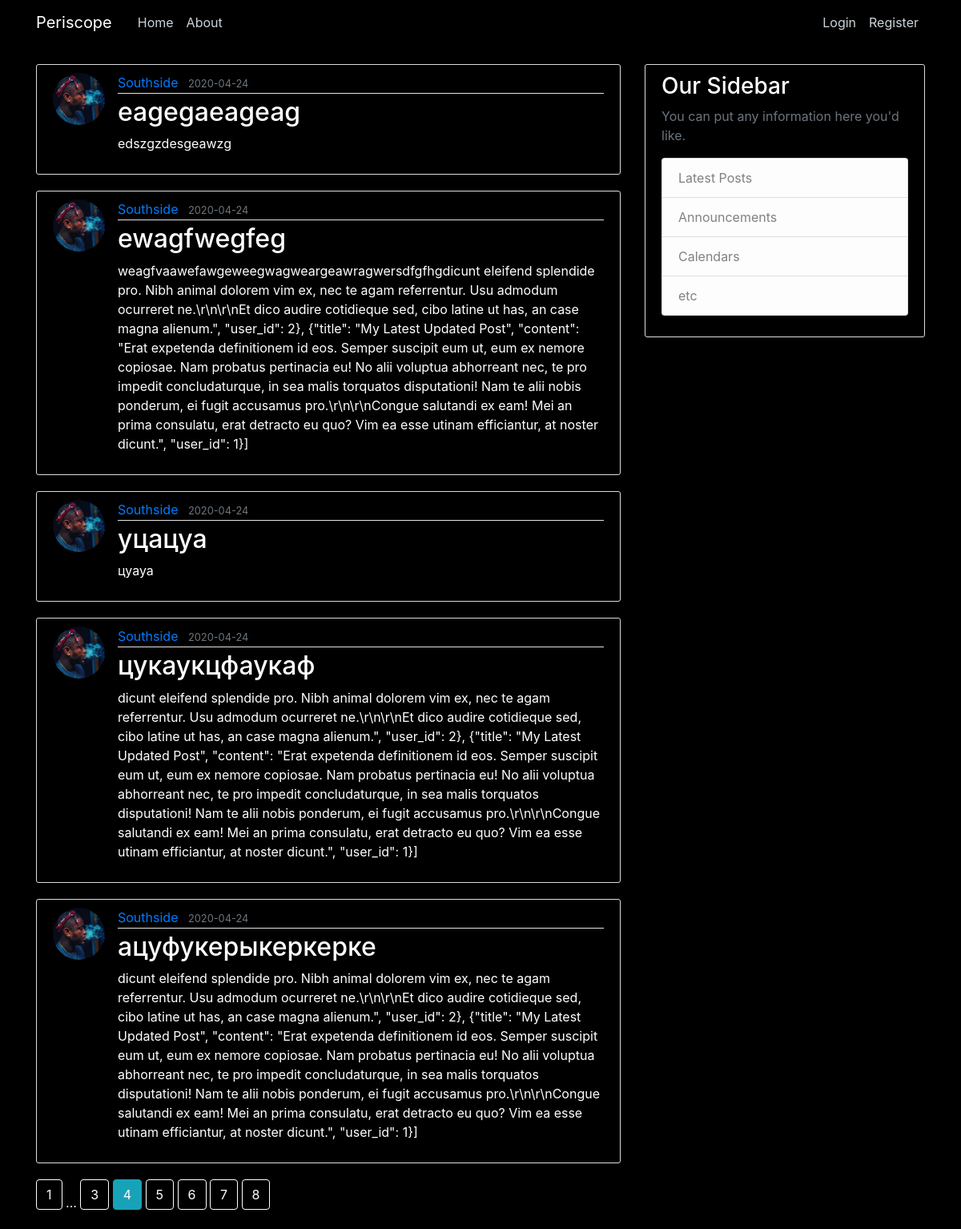
The app's page /home/?page=4 with its own data.
### flaskblog/models.py (models this page shows, shortened)
class PostModel(db.Model):
    __tablename__ = 'posts'
    id = db.Column(db.Integer, primary_key=True)
    title = db.Column(db.String(100), nullable=False)
    date_posted = db.Column(db.DateTime, nullable=False, default=datetime.utcnow())
    content = db.Column(db.Text, nullable=False)
    user_id = db.Column(db.Integer, db.ForeignKey('users.id'), nullable=False
                        )

class UserModel(db.Model, UserMixin):
    __tablename__ = 'users'
    id = db.Column(db.Integer, primary_key=True)
    username = db.Column(db.String(20), unique=True, nullable=False)
    email = db.Column(db.String(120), unique=True, nullable=False)
    image_file = db.Column(db.String(20), default='default.jpg')
    password = db.Column(db.String(60), nullable=False)
    posts = db.relationship('PostModel', backref='author', lazy=True)

### flaskblog/main/routes.py (the view)
@main.route('/')
@main.route('/home/')
def home():
    page = request.args.get('page', 1, type=int)
    posts = PostModel.query.order_by(PostModel.date_posted.desc()).paginate(per_page=5, page=page)
    return render_template('home.html', posts=posts)

### flaskblog/templates/home.html
{% extends "layout.html" %}
{% block content %}
    {% for post in posts.items %}
        <article class="media content-section">
            <img class="rounded-circle article-img" src="{{ url_for('static', filename='profile_pics/' + post.author.image_file) }}">
            <div class="media-body">
            <div class="article-metadata">
                <a class="mr-2" href="{{ url_for('users.user_post', username=post.author.username) }}">{{ post.author.username }}</a>
                <small class="text-muted">{{ post.date_posted.strftime('%Y-%m-%d') }}</small>
            </div>
            <h2><a class="article-title" href="{{ url_for('posts.post', post_id=post.id) }}">{{ post.title }}</a></h2>
            <p class="article-content">{{ post.content }}</p>
            </div>
        </article>
    {% endfor %}
    {% for page_num in posts.iter_pages(left_edge=1, right_edge=1, left_current=1, right_current=5) %}
        {% if page_num %}
            {% if posts.page == page_num %}
                    <a class="btn btn-info mb-4" href="{{ url_for('main.home', page=page_num) }}" >{{ page_num }}</a>
                {% else %}
                    <a style="color:white;  border-color: white;" class="btn btn-outline-info mb-4" href="{{ url_for('main.home', page=page_num) }}">{{ page_num }}</a>
                {% endif %}
        {% else %}
            ...
        {% endif %}
    {% endfor %}
{% endblock %}

### flaskblog/static/main.css (style rules this page uses)
body { background: black; color: white; margin-top: 5rem; }
h1, h2, h3, h4, h5, h6 { color: white; }
.content-section { background: black; padding: 10px 20px; border: 1px solid #dddddd; border-radius: 3px; margin-bottom: 20px; }
.article-title { color: white; }
.article-content { white-space: pre-line; }
.article-img { height: 65px; width: 65px; margin-right: 16px; }
.article-metadata { padding-bottom: 1px; margin-bottom: 4px; border-bottom: 1px solid #e3e3e3 }

### records on screen
PostModel: image_file (picture), author.username "Southside", date_posted "2020-04-24", title "eagegaeageag", content "edszgzdesgeawzg"
PostModel: image_file (picture), author.username "Southside", date_posted "2020-04-24", title "ewagfwegfeg", content "weagfvaawefawgeweegwagweargeawragwersdfgfhgdicunt eleifend splendide pro. Nibh animal dolorem vim ex, nec te agam referrentur. Usu admodum ocurreret ne.\\r\\n\\r\\nEt dico audire cotidieque sed, cibo latine ut has, an case magna alienum.\", \"user_id\": 2}, {\"title\": \"My Latest Updated Post\", \"content\": \"Erat expetenda definitionem id eos. Semper suscipit eum ut, eum ex nemore copiosae. Nam probatus pertinacia eu! No alii voluptua abhorreant nec, te pro impedit concludaturque, in sea malis torquatos disputationi! Nam te alii nobis ponderum, ei fugit accusamus pro.\\r\\n\\r\\nCongue salutandi ex eam! Mei an prima consulatu, erat detracto eu quo? Vim ea esse utinam efficiantur, at noster dicunt.\",…"
PostModel: image_file (picture), author.username "Southside", date_posted "2020-04-24", title "уцацуа", content "цуауа"
PostModel: image_file (picture), author.username "Southside", date_posted "2020-04-24", title "цукаукцфаукаф", content "dicunt eleifend splendide pro. Nibh animal dolorem vim ex, nec te agam referrentur. Usu admodum ocurreret ne.\\r\\n\\r\\nEt dico audire cotidieque sed, cibo latine ut has, an case magna alienum.\", \"user_id\": 2}, {\"title\": \"My Latest Updated Post\", \"content\": \"Erat expetenda definitionem id eos. Semper suscipit eum ut, eum ex nemore copiosae. Nam probatus pertinacia eu! No alii voluptua abhorreant nec, te pro impedit concludaturque, in sea malis torquatos disputationi! Nam te alii nobis ponderum, ei fugit accusamus pro.\\r\\n\\r\\nCongue salutandi ex eam! Mei an prima consulatu, erat detracto eu quo? Vim ea esse utinam efficiantur, at noster dicunt.\", \"user_id\": 1}]"
PostModel: image_file (picture), author.username "Southside", date_posted "2020-04-24", title "ацуфукерыкеркерке", content "dicunt eleifend splendide pro. Nibh animal dolorem vim ex, nec te agam referrentur. Usu admodum ocurreret ne.\\r\\n\\r\\nEt dico audire cotidieque sed, cibo latine ut has, an case magna alienum.\", \"user_id\": 2}, {\"title\": \"My Latest Updated Post\", \"content\": \"Erat expetenda definitionem id eos. Semper suscipit eum ut, eum ex nemore copiosae. Nam probatus pertinacia eu! No alii voluptua abhorreant nec, te pro impedit concludaturque, in sea malis torquatos disputationi! Nam te alii nobis ponderum, ei fugit accusamus pro.\\r\\n\\r\\nCongue salutandi ex eam! Mei an prima consulatu, erat detracto eu quo? Vim ea esse utinam efficiantur, at noster dicunt.\", \"user_id\": 1}]"

### other values on screen
{{ page_num }} "1" "3" "5" "6" "7" "8"
{{ page_num }} "4"
